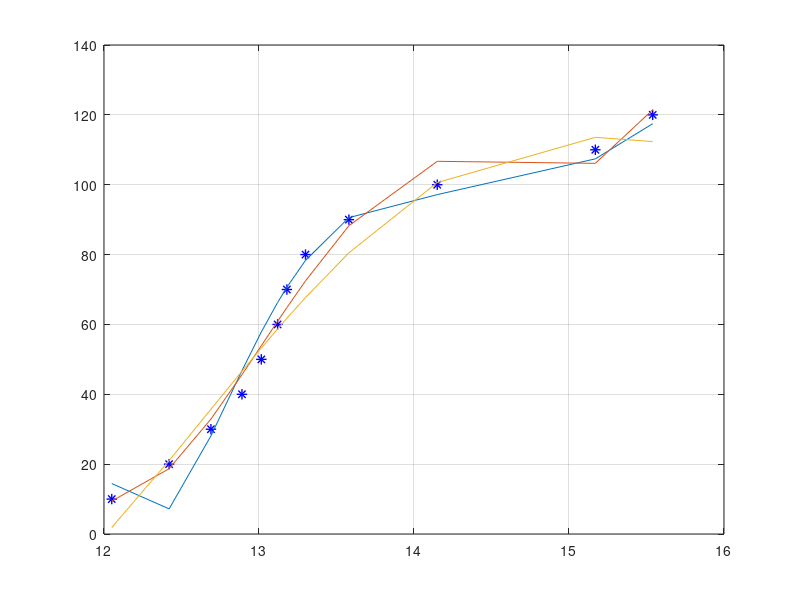

MATLAB code for this plot:
#pkg unload control 
pkg load optim


## Charge
c5 = [12.6, 12.77, 12.95, 13.2, 13.39, 13.53, 13.675, 14.02, 15.27, 15.96, 16.25, 16.38];
c10 = [12.38, 12.6, 12.82, 13.05, 13.2, 13.3, 13.41, 13.63, 14.08, 15.24, 15.72, 15.95];
c20 = [12.05, 12.42, 12.69, 12.89, 13.015, 13.12, 13.18, 13.3, 13.58, 14.15, 15.17, 15.54];
c40 = [11.8, 12.25, 12.55, 12.72, 12.82, 12.92, 12.95, 13.0, 13.15, 13.5, 14.5, 15.08];

## Rest
rest = [11.7, 11.915, 12.115, 12.24, 12.32, 12.415, 12.5, 12.6, 12.59, 12.61];

## Discharge
d100 = [12.66, 12.66, 12.64, 12.605, 12.54, 12.48, 12.38, 12.28, 12.12, 11.925, 11.7];
d20 = [12.604, 12.545, 12.54, 12.5, 12.42, 12.323, 12.22, 12.1, 11.915, 11.7, 11.45];
d10 = [12.485, 12.425, 12.35, 12.248, 12.13, 12.004, 11.88, 11.695, 11.48, 11.28, 11];
d5 = [12.065, 12.0, 11.917, 11.81, 11.69, 11.522, 11.385, 11.18, 10.91, 10.602, 10.2];
d3 = [11.78, 11.7, 11.61, 11.495, 11.325, 11.145, 10.98, 10.715, 10.39, 9.97, 9.48];

percent = [10, 20, 30, 40, 50, 60, 70, 80, 90, 100, 110, 120];
percent11 = [110, 100, 90, 80, 70, 60, 50, 40, 30, 20, 10];
percentRest = [10, 20, 30, 40, 50, 60, 70, 80, 90, 100];


###############################
########## Fit c5 #############
###############################
#leasqr()

x = c20;
y = percent;

# SEVENTH ORDER
#F = @(x, p) p(1) * x.^7 + p(2) * x.^6 + p(3) * x.^5 + p(4) * x.^4 + p(5) * x.^3 + p(6) * x.^2 + p(7) * x.^1;
#p = [1, 1, 1, 1, 1, 1, 1]

# SIXTH ORDER
#F = @(x, p) p(1) * x.^6 + p(2) * x.^5 + p(3) * x.^4 + p(4) * x.^3 + p(5) * x.^2 + p(6) * x.^1;
#p = [1, 1, 1, 1, 1, 1]

value = 10

# SIXTH ORDER 2
 F = @(x, p) (x - p(1)).* (x - p(2)).* (x - p(3)).* (x - p(4)).* (x - p(5)).* (x - p(6)) + p(7);
 p = [value, value, value, value, value, value, value]

# SIXTH ORDER 
# F = @(x, p) p(1) * (x - p(2)).* (x - p(3)).* (x - p(4)).* (x - p(5)).* (x - p(6)).* (x - p(7)) + p(8);
# p = [value, value, value, value, value, value, value, value]
#p = fit

# FIFTH ORDER
#F = @(x, p) p(1) * x.^5 + p(2) * x.^4 + p(3) * x.^3 + p(4) * x.^2 + p(5) * x.^1;
#p = [1, 1, 1, 1, 1]

# FOURTH ORDER
# F = @(x, p) p(1) * x.^4 + p(2) * x.^3 + p(3) * x.^2 + p(4) * x.^1;
# p = [1, 1, 1, 1]

# THIRD ORDER
# F = @(x, p) p(1) * x.^3 + p(2) * x.^2 + p(3) * x;
# p = [1, 1, 1]

# SECOND ORDER
# F = @(x, p) p(1) * x.^2 + p(2) * x;
# p = [1, 1]

#global verbose;
# verbose = 1;
 [data, fit] = leasqr(x, y, p, F);

figure(4)
hold on
grid on
box on
plot(x, y, 'b*', 'LineWidth', 1, 'MarkerSize', 7.5)

# SIXTH ORDER 2
#plot(x,  (x - fit(1, 1)).* (x - fit(2, 1)).* (x - fit(3, 1)).* (x - fit(4, 1)).* (x - fit(5, 1)).* (x - fit(6, 1)) + fit(7, 1))
# Low precision
plot(x, (x - 14.186).* (x - 11.743).* (x - 14.273).* (x - 17.237).* (x - 14.268).* (x - 16.983) + 97.180)

# SIXTH ORDER 
#plot(x,  fit(1, 1).* (x - fit(2, 1)).* (x - fit(3, 1)).* (x - fit(4, 1)).* (x - fit(5, 1)).* (x - fit(6, 1)).* (x - fit(7, 1)) + fit(8, 1))
# Low precision
plot(x, 1.7839 * 10^(-02) .* (x - 5.7439 * 10^(+00)).* (x - 1.4059 * 10^(+01)).* (x - 1.1007 * 10^(+01)).* (x + 3.4243 * 10^(+01)).* (x - 1.5017 * 10^(+01)).* (x - 1.5007 * 10^(+01)) + 1.0516 * 10^(+02))

# SEVENTH ORDER
# plot(x, fit(1, 1) * x.^7 + fit(2, 1) * x.^6 + fit(3, 1) * x.^5 + fit(4, 1) * x.^4 + fit(5, 1) * x.^3 + fit(6, 1) * x.^2 + fit(7, 1) * x.^1)
# Fifth order low precision
#plot(x, 3.0116*10^(-02) * x.^7 + -1.3049 * x.^6 + 1.4568*10^(1) * x.^5 + 9.3155 * x.^1 - 2.6359 * 10 * x.^3 + 1.2609*10^4 * x.^2 + 6.7309 * 100 * x.^1)

# SIXTH ORDER
# plot(x, fit(1, 1) * x.^6 + fit(2, 1) * x.^5 + fit(3, 1) * x.^4 + fit(4, 1) * x.^3 + fit(5, 1) * x.^2 + fit(6, 1) * x.^1)
# Fifth order low precision
# plot(x, 4.2724*10^(-02) * x.^5 + -2.1288 * x.^4 + 3.7995 * 10 * x.^3 + -2.7961 * 100 * x.^2 + 6.7309 * 100 * x.^1)

# FIFTH ORDER
# plot(x, fit(1, 1) * x.^5 + fit(2, 1) * x.^4 + fit(3, 1) * x.^3 + fit(4, 1) * x.^2 + fit(5, 1) * x.^1)
# Fifth order low precision
 plot(x, 6.9747*10^(-02) * x.^5 + -3.9179 * x.^4 + 8.1383 * 10 * x.^3 + -7.3877 * 100 * x.^2 + 2.4699 * 1000 * x.^1)
   
# FOURTH ORDER
#plot(x, fit(1, 1) * x.^4 + fit(2, 1) * x.^3 + fit(3, 1) * x.^2 + fit(4, 1) * x.^1)
# Fourth order low precision
# plot(x, 0.25724 * x.^4 + -11.68739 * x.^3 + 177.39325 * x.^2 + -892.62972 * x.^1)

# THIRD ORDER
# plot(x, fit(1, 1) * x.^3 + fit(2, 1) * x.^2 + fit(3, 1) * x)

# SECOND ORDER
# plot(x, fit(1, 1) * x.^2 + fit(2, 1) * x.^1)
# Second order with reduced precision
# plot(x, 1.3226 * x.^2 + -14.2979 * x.^1)
